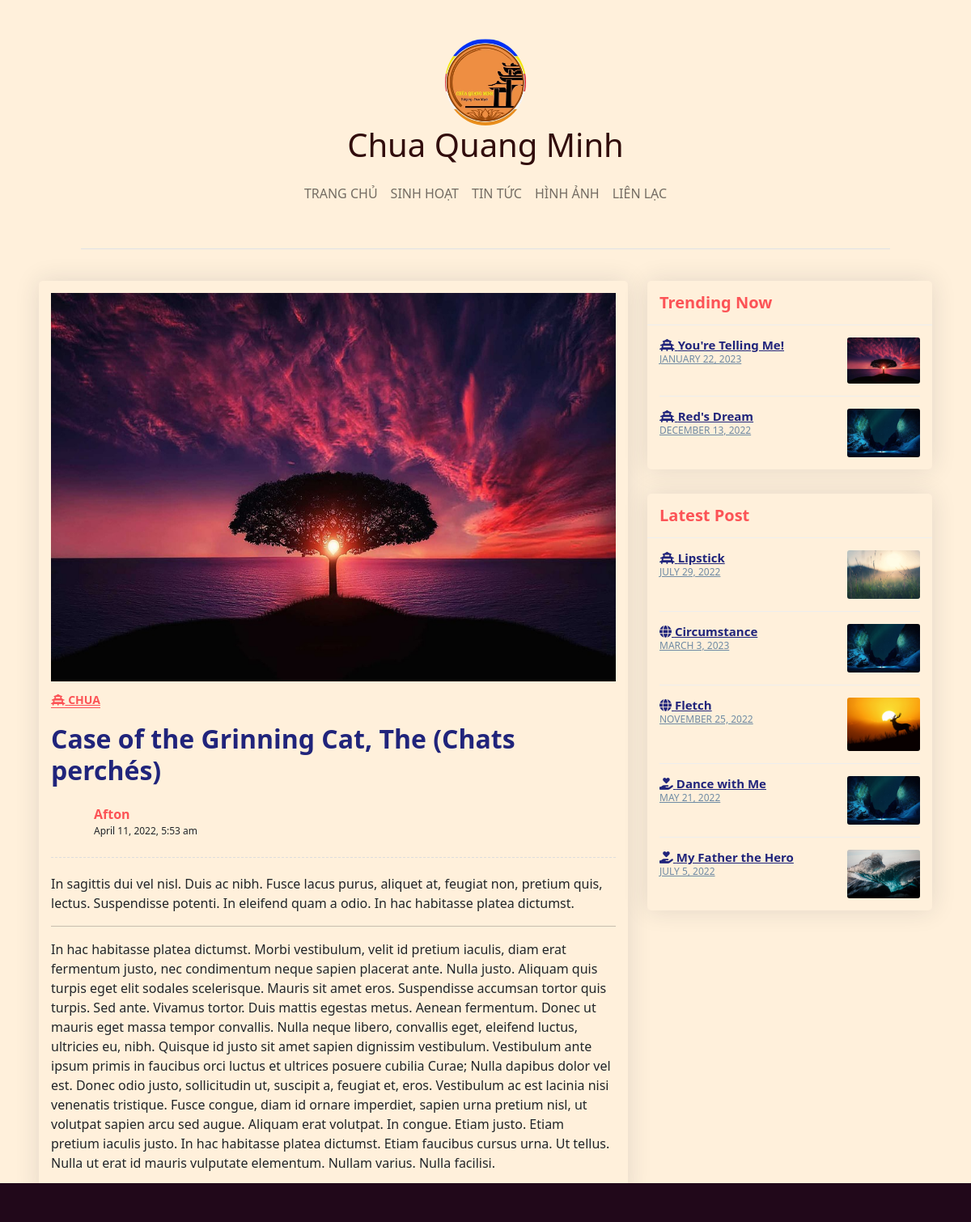
The page /article?newsID=3 on the database its author committed.
### tables this page shows
CREATE TABLE News
(
    newsID      INT AUTO_INCREMENT NOT NULL PRIMARY KEY,
    title       VARCHAR(255),
    author      VARCHAR(255),
    description VARCHAR(255),
    paragraph   TEXT,
    timeUpdated TIMESTAMP,
    saveDraft   BOOLEAN,
    banner      VARCHAR(500),
    hitCount    INT(10),
    newsTypeID  INT                NOT NULL,
    FOREIGN KEY (newsTypeID) REFERENCES NewsType (newsTypeID)
);

CREATE TABLE NewsType
(
    newsTypeID INT AUTO_INCREMENT NOT NULL PRIMARY KEY,
    typeName   VARCHAR(255),
    icon       VARCHAR(255)
);

### model/ArticleModel.php (called while the page is built, shortened)
<?php
$newsID = $_GET['newsID'];
$getArticle  = "SELECT * FROM News n, NewsType nt WHERE n.newsTypeID = nt.newsTypeID AND  newsID = $newsID";
$allArticles = "SELECT * FROM News n, NewsType nt WHERE n.newsTypeID = nt.newsTypeID AND NOT newsID = $newsID ORDER BY RAND() LIMIT 5 ";
$treding = "SELECT * FROM News n, NewsType nt WHERE n.newsTypeID = nt.newsTypeID AND NOT newsID = $newsID ORDER BY hitCount desc LIMIT 2";

### controller/ArticleController.php (called while the page is built, shortened)
<?php
$articleResult = $conn->query($getArticle);
$allArcticles = $conn->query($allArticles);
$CounterResult = $conn->query($treding);
            ?>

### view/article.php (the view, shortened to what this page needs)
<?php
require("rootPath.php");
require $rootPath . "model/ArticleModel.php";
require $rootPath . "controller/ArticleController.php";
?>
<?php
while ($row = $articleResult->fetch(PDO::FETCH_ASSOC)) {
    ?>
    <div class="row align-items-start">
        <div class="col-lg-8 m-15px-tb">
            <article class="article">
                <div class="bg-image"
                     style="background-image: url('assets/banner/<?php echo $row['banner'] ?>');">
                </div>
                <div class="article-title">
                    <h6><a href="/news?action=news&newsTypeID=<?php echo $row['newsTypeID'] ?>"><i
                                    class="<?php echo $row['icon'] ?>"></i> <?php echo $row['typeName'] ?></a></h6>
                    <h2><?php echo $row['title'] ?></h2>
                    <div class="media">
                        <div class="avatar">
                        </div>
                        <div class="media-body">
                            <label><?php echo $row['author'] ?></label>
                            <span><?php
                                $today = date("F j, Y, g:i a", strtotime($row['timeUpdated']));
                                echo $today;
                                ?></span>
                        </div>
                    </div>
                </div>
                <div class="article-content">
                    <p><?php echo $row['description'] ?></p>
                    <hr>
                    <p><?php echo $row['paragraph'] ?></p>
                </div>
            </article>
        </div>
        <div class="col-lg-4 m-15px-tb blog-aside">
            <div class="widget widget-post">
                <div class="widget-title">
                    <h3>Trending Now</h3>
                </div>
                <div class="widget-body">
                    <?php
                    while ($row = $CounterResult->fetch(PDO::FETCH_ASSOC)) {
                        ?>
                        <div class="latest-post-aside media">
                            <div class="lpa-left media-body">
                                <div class="lpa-title">
                                    <h5><a href="/article?newsID=<?php echo $row['newsID']; ?>"><i
                                                    class="<?php echo $row['icon'] ?>"></i>
                                            <?php echo $row['title'] ?></a></h5>
                                </div>
                                <div class="lpa-meta">
                                    <a class="date" href="#">
                                        <?php
                                        $today = date("F j, Y", strtotime($row['timeUpdated']));
                                        echo $today;
                                        ?>
                                    </a>
                                </div>
                            </div>
                            <div class="lpa-right">
                                <a href="#">
                                    <img src="assets/banner/<?php echo $row['banner'] ?>" title="" alt="">
                                </a>
                            </div>
                        </div>
                    <?php } ?>
                </div>
            </div>
            <div class="widget widget-latest-post">
                <div class="widget-title">
                    <h3>Latest Post</h3>
                </div>
                <div class="widget-body">
                    <?php
                    while ($row = $allArcticles->fetch(PDO::FETCH_ASSOC)) {
                        ?>
                        <div class="latest-post-aside media">
                            <div class="lpa-left media-body">
                                <div class="lpa-title">
                                    <h5><a href="/article?newsID=<?php echo $row['newsID']; ?>"><i
                                                    class="<?php echo $row['icon'] ?>"></i>
                                            <?php echo $row['title'] ?></a></h5>
                                </div>
                                <div class="lpa-meta">
                                    <a class="date" href="#">
                                        <?php
                                        $today = date("F j, Y", strtotime($row['timeUpdated']));
                                        echo $today;
                                        ?>
                                    </a>
                                </div>
                            </div>
                            <div class="lpa-right">
                                <a href="#">
                                    <img src="assets/banner/<?php echo $row['banner'] ?>" title="" alt="">
                                </a>
                            </div>
                        </div>
                    <?php } ?>
                </div>
            </div>
        </div>
    </div>
<?php } ?>

### styles/index.css (style rules this page uses)
.blog-aside .widget { box-shadow: 0 0 30px rgba(31, 45, 61, 0.125); border-radius: 5px; overflow: hidden; margin-top: 15px; margin-bottom: 15px; width: 100%; display: inline-block; vertical-align: top; }
.blog-aside .widget-body { padding: 15px; }
.blog-aside .widget-title { padding: 15px; border-bottom: 1px solid #eee; }
.blog-aside .widget-title h3 { font-size: 20px; font-weight: 700; color: #fc5356; margin: 0; }
.blog-aside .latest-post-aside + .latest-post-aside { border-top: 1px solid #eee; padding-top: 15px; margin-top: 15px; }
.blog-aside .latest-post-aside .lpa-right { width: 90px; }
.blog-aside .latest-post-aside .lpa-right img { border-radius: 3px; }
.blog-aside .latest-post-aside .lpa-left { padding-right: 15px; }
.blog-aside .latest-post-aside .lpa-title h5 { margin: 0; font-size: 15px; }
.blog-aside .latest-post-aside .lpa-title a { color: #20247b; font-weight: 600; }
.blog-aside .latest-post-aside .lpa-meta a { color: #6F8BA4; font-size: 12px; text-transform: uppercase; display: inline-block; margin-right: 10px; }
.article { box-shadow: 0 0 30px rgba(31, 45, 61, 0.125); border-radius: 5px; overflow: hidden; padding: 15px; margin: 15px 0 30px; }
.article .article-title { padding: 15px 0 20px; }
.article .article-title h6 { font-size: 14px; font-weight: 700; margin-bottom: 20px; }
.article .article-title h6 a { text-transform: uppercase; color: #fc5356; border-bottom: 1px solid #fc5356; }
.article .article-title h2 { color: #20247b; font-weight: 600; }
.article .article-title .media { padding-top: 15px; border-bottom: 1px dashed #ddd; padding-bottom: 20px; }
.article .article-title .media .avatar { width: 45px; height: 45px; border-radius: 50%; overflow: hidden; }
.article .article-title .media .media-body { padding-left: 8px; }
.article .article-title .media .media-body label { font-weight: 600; color: #fc5356; margin: 0; }
.article .article-title .media .media-body span { display: block; font-size: 12px; }
img { max-width: 100%; }
img { vertical-align: middle; border-style: none; }
.bg-image { height: 30rem; object-fit: cover; background-size: 100% 100%; background-repeat: no-repeat; }

### rows shown on the page
news: banner (picture), newsTypeID.typeName "CHUA", title "Case of the Grinning Cat, The (Chats perchés)", author "Afton", timeUpdated "April 11, 2022, 5:53 am", description "In sagittis dui vel nisl. Duis ac nibh. Fusce lacus purus, aliquet at, feugiat non, pretium quis, lectus. Suspendisse potenti. In eleifend quam a odio. In hac habitasse platea dictumst.", paragraph "In hac habitasse platea dictumst. Morbi vestibulum, velit id pretium iaculis, diam erat fermentum justo, nec condimentum neque sapien placerat ante. Nulla justo. Aliquam quis turpis eget elit sodales scelerisque. Mauris sit amet eros. Suspendisse accumsan tortor quis turpis. Sed ante. Vivamus tortor. Duis mattis egestas metus. Aenean fermentum. Donec ut mauris eget massa tempor convallis. Nulla neque libero, convallis eget, eleifend luctus, ultricies eu, nibh. Quisque id justo sit amet sapien dignissim vestibulum. Vestibulum ante ipsum primis in faucibus orci luctus et ultrices posuere cubilia Curae; Nulla dapibus dolor vel est. Donec odio justo, sollicitudin ut, suscipit a, feugiat et,…"
news: title "You're Telling Me!", timeUpdated "JANUARY 22, 2023", banner (picture)
news: title "Red's Dream", timeUpdated "DECEMBER 13, 2022", banner (picture)
news: title "Lipstick", timeUpdated "JULY 29, 2022", banner (picture)
news: title "Circumstance", timeUpdated "MARCH 3, 2023", banner (picture)
news: title "Fletch", timeUpdated "NOVEMBER 25, 2022", banner (picture)
news: title "Dance with Me", timeUpdated "MAY 21, 2022", banner (picture)
news: title "My Father the Hero", timeUpdated "JULY 5, 2022", banner (picture)
